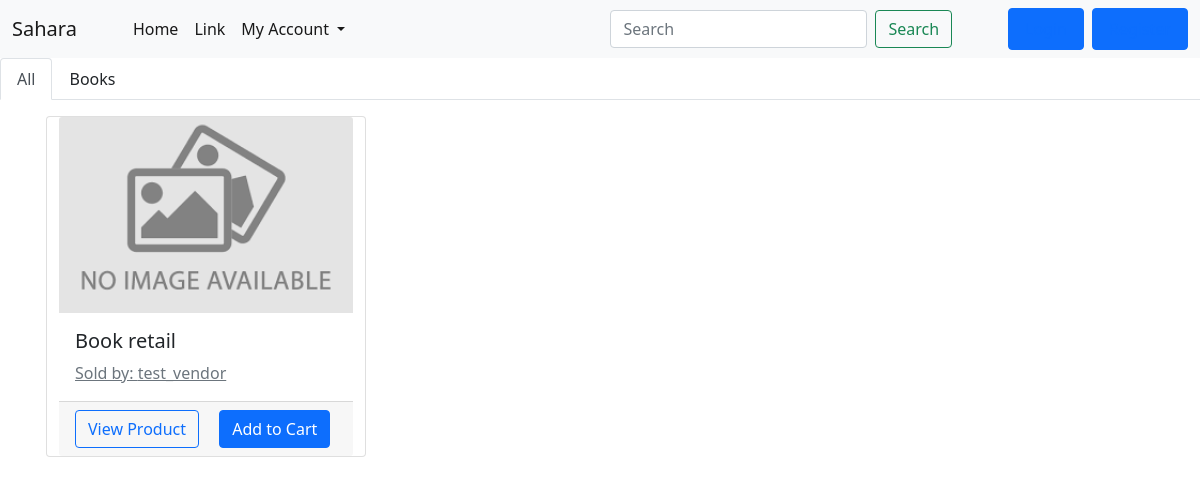
The page / on the database its author committed.
### core/models.py (models this page shows, shortened)
class Product(models.Model):
    seller = models.ForeignKey(User, on_delete = models.CASCADE, related_name="seller")
    date_posted = models.DateTimeField(auto_now_add=True)
    stock = models.IntegerField(default=0)
    title = models.CharField(max_length=255)
    content = models.TextField(blank=True, null=True)
    img = models.ImageField(default = "default.png", upload_to = "product_imgs/", blank=True, null=True)
    rating = models.DecimalField(max_digits=3, decimal_places=2, default=0.00)

### core/views.py (the view)
# urls.py: path('', ProductListView.as_view(), name = "app-home"),
class ProductListView(ListView):
    model = Product
    template_name = 'core/home.html'
    context_object_name = 'prods'
    ordering = ['-date_posted']
    paginate_by = 20

### core/templates/core/home.html (shortened to what this page needs)
{% extends "core/base.html" %}
{% block nav %}
  <ul class="nav nav-tabs">
    <li class="nav-item">
      <a class="nav-link active" href="#">All</a>
    </li>
    <li class="nav-item">
      <a class="nav-link" style="text-decoration: none; color: inherit;" href="#">Books</a>
    </li>
{% endblock %}
{% block content %}
{% if user.profile.user_type == "CUSTOMER" or not user.is_authenticated %}
    {% for prod in prods %}
      {% if prod.seller.profile.user_type == "RETAILER" %}
        <div class="card mr-3" style="top:1rem; left: 1rem; width: 20rem; margin-right: 0.5rem; ">
            <a href="#">
                <img src="{{ prod.img.url }}" class="card-img-top" alt="Product image">
            </a>
            <div class="card-body">
                <a style="text-decoration: none; color:inherit" href="#">
                    <h5 class="card-title">{{ prod.title }}</h5>
                </a>
                <a class="card-subtitle text-muted" href="#">Sold by: {{ prod.seller }}</a>
            </div>
            <div class='card-footer'>
                <a href="{% url 'prod-detail' prod.id %}" class="card-link btn btn-outline-primary">View Product</a>
                <a href="#" class="card-link btn btn-primary">Add to Cart</a>
            </div>
          </div>
      {% endif %}
    {% endfor %}
{% endif %}
{% endblock content %}

### rows shown on the page
Product: img (placeholder picture), title "Book retail", seller "test_vendor"
